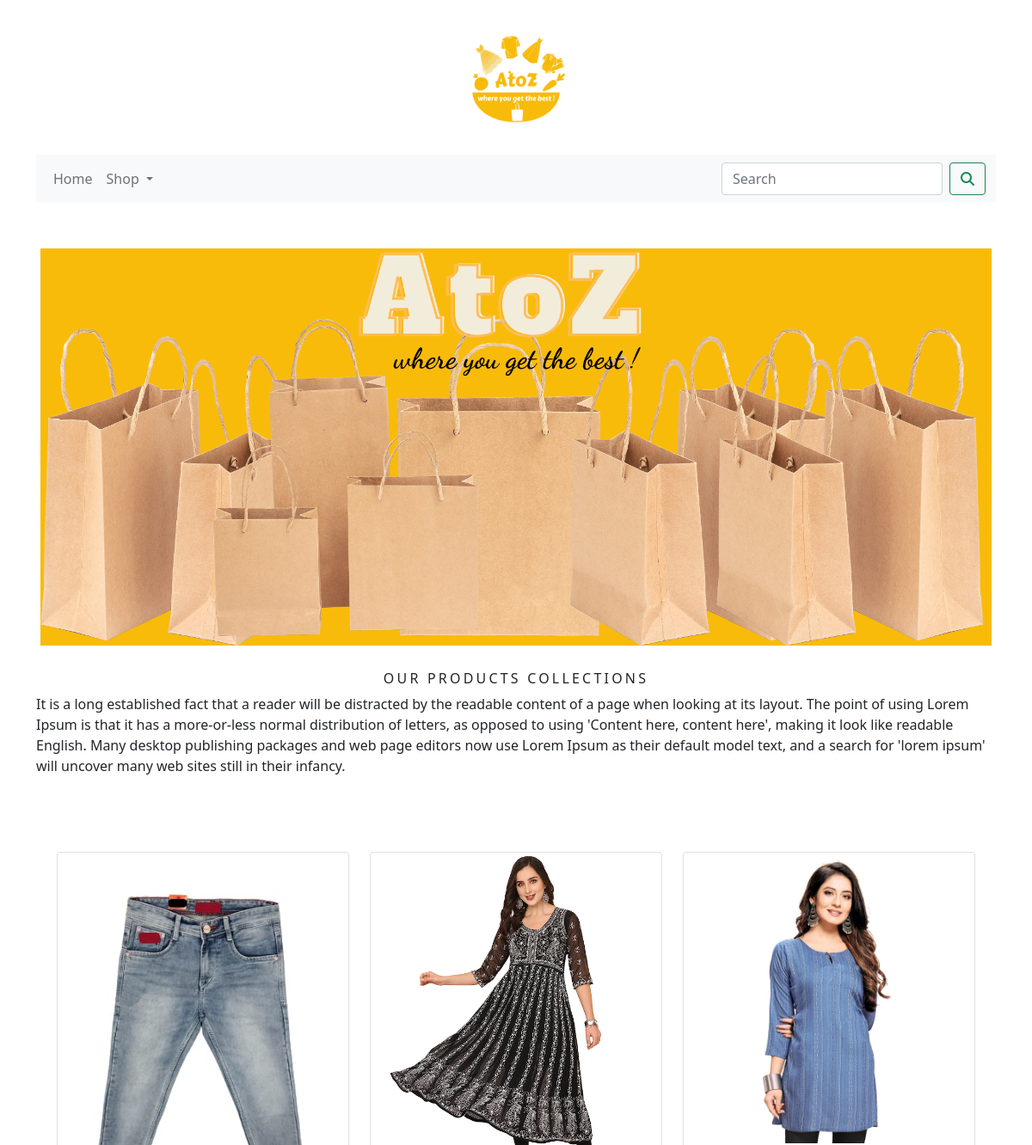
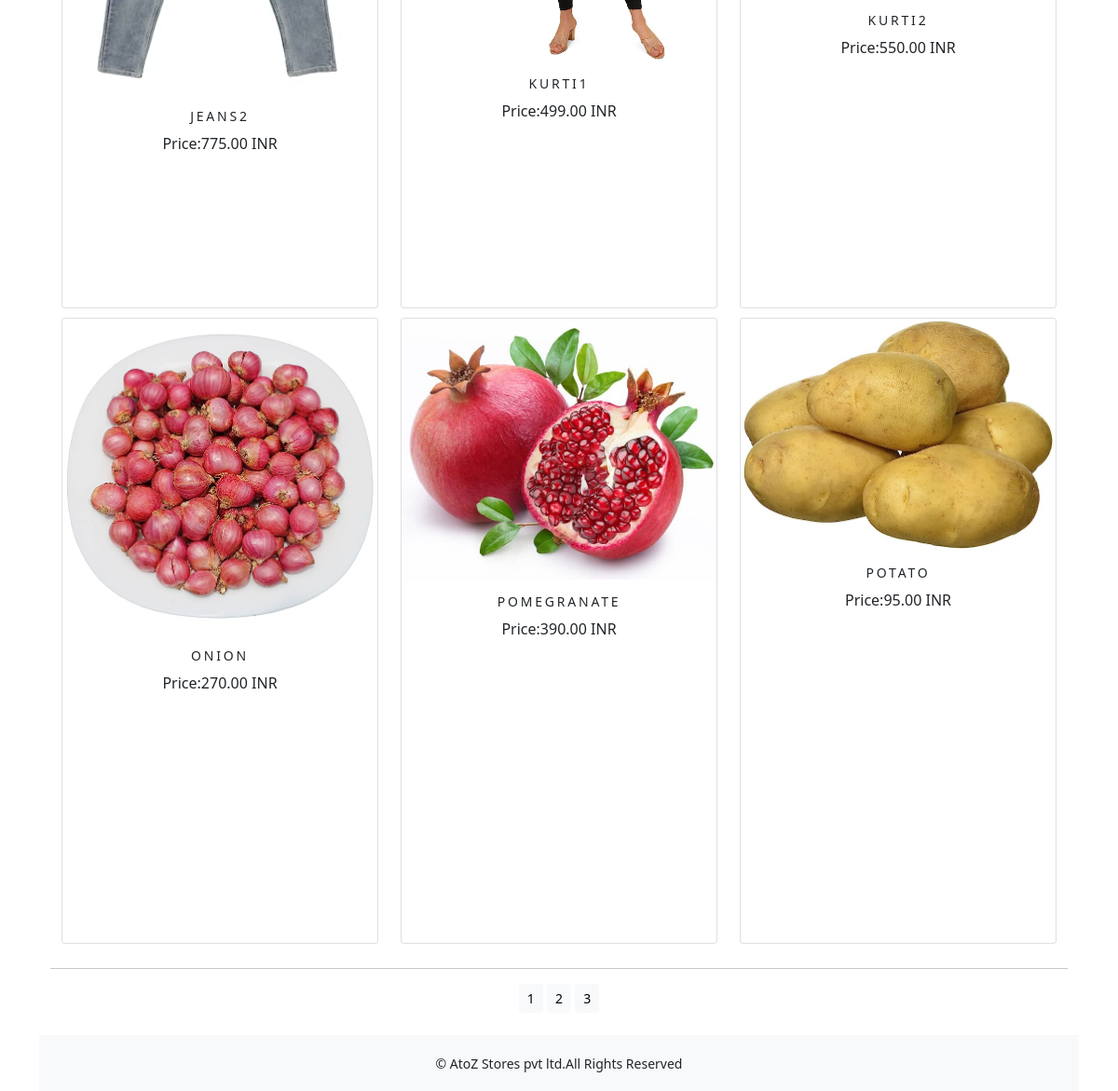
Screenshot of /shop/?page=2 with the database file from the repository (2 pictures, top to bottom).
### shop/models.py (models this page shows, shortened)
class Product(models.Model):
    name= models.CharField(max_length=250,unique=True)
    slug= models.SlugField(max_length=250,unique=True)
    desc= models.TextField(blank=True)
    price= models.DecimalField(max_digits=10,decimal_places=2)
    category= models.ForeignKey(Category,on_delete=models.CASCADE)
    image= models.ImageField(upload_to='product',blank=True)
    stock= models.IntegerField()
    available= models.BooleanField(default=True)
    created= models.DateTimeField(auto_now_add=True)
    updated= models.DateTimeField(auto_now=True)
    def get_url(self):
         return reverse('shop:prodCatDetail', args=[self.category.slug,self.slug])
    class Meta:
        ordering= ('name', )
        verbose_name= 'product'
        verbose_name_plural= 'products'

### shop/views.py (the view)
# urls.py: path('',views.allProdCat,name='allProdCat'),
def allProdCat(request,c_slug=None):
    c_page=None
    products_list=None
    if c_slug != None:
        c_page= get_object_or_404(Category,slug=c_slug)
        products_list=Product.objects.all().filter(category=c_page,available=True)
    else:
        products_list=Product.objects.all().filter(available=True)
    paginator=Paginator(products_list,6)
    try:
        page= int(request.GET.get('page','1'))
    except:
        page=1
    try:
        products=paginator.page(page)
    except(EmptyPage,InvalidPage):
        products=paginator.page(paginator.num_pages)
    return render(request,"category.html",{'category':c_page,'products':products})

### cart/context_processors.py (called while the page is built)
def counter(request):
    item_count=0
    if 'admin' in request.path:
        return {}
    else:
        try:
            cart=Cart.objects.filter(cart_id=_cart_id(request))
            cart_items=CartItem.objects.all().filter(cart=cart[:1])
            for cart_item in cart_items:
                item_count += cart_item.quantity
        except Cart.DoesNotExist:
            item_count = 0
    return dict(item_count=item_count)

### cart/views.py (called while the page is built)
def _cart_id(request):
    cart= request.session.session_key
    if not cart:
        cart= request.session.create()
    return cart

### shop/context_processors.py (called while the page is built)
def menu_links(request):
    links=Category.objects.all()
    return dict(links=links)

### shop/models.py (called while the page is built)
    def get_url(self):
        return reverse('shop:products_by_category',args=[self.slug])

### templates/category.html (shortened to what this page needs)
{% extends 'base.html' %}
{% load static %}
{% block body %}
 <div class="mx-auto">
     {% if category %}
      <img class="my_image" src="{{category.image.url}}" alt="{{category.name}}" width="1250" height="400">
     </div><br>
     <div>
         <h1 class="text-center my_title">{{category.name}}</h1>
          <p class="text-justify">{{category.desc}}</p><br><br><br>
     </div>
     {% else %}
     <div>
         <img class="my_image my_image_padding" src="{% static 'img/banner.png' %}" alt="Our Products" width="1505px;" height="500px">
      </div><br>
     <div>
         <h1 class="text-center my_title">Our Products Collections</h1>
         <p class="text-justify">It is a long established fact that a reader will be distracted by the readable content of a page when looking at its layout. The point of using Lorem Ipsum is that it has a more-or-less normal distribution of letters, as opposed to using 'Content here, content here', making it look like readable English. Many desktop publishing packages and web page editors now use Lorem Ipsum as their default model text, and a search for 'lorem ipsum' will uncover many web sites still in their infancy. </p><br><br><br>
     </div>
 {% endif %}
<div class="container">
    <div class="row mx-auto">
        {% for product in products.object_list %}
        <div class="my_bottom_margin col-9 col-sm-12 col-md-4 col-lg-4">
            <div class="card text-center" style="min-width:18rem;height:42rem;" >
                 <a href="{{product.get_url}}"><img class="card-img-top my_image" src="{{product.image.url}}" alt="{{product.name}}" ></a>
                <div class="card-body">
                    <h4>{{product.name}}</h4>
                    <p>Price:{{product.price}} INR</p><br><br><br>
                </div>
            </div>
        </div>
        {% endfor %}
    </div>
    <div class="mx-auto">
        {% if products.paginator.num_pages > 1 %}
        <hr>
        <div class="text-center">
            {% for pg in products.paginator.page_range %}
            <a href="?page={{pg}}" class="btn btn-light btn-sm {% if products.number == pg %} active {% endif %}">{{pg}}</a>
            {% endfor %}
        </div>
        {% endif %}
    </div>
</div>
{% endblock %}

### static/css/custom.css (style rules this page uses)
body { font-family: 'Roboto', sans-serif; }
.my_image { width: 100%; height: auto; }
.my_title { font-size: 16px; text-transform: uppercase; letter-spacing: .2em; }
.my_image_padding { padding: 5px; }
.my_bottom_margin { margin-bottom: 10px; }
.card-body h4 { font-size: 14px; text-transform: uppercase; letter-spacing: .2em; }

### rows the page displays
Product: image (picture), name "JEANS2", price "775.00"
Product: image (picture), name "KURTI1", price "499.00"
Product: image (picture), name "KURTI2", price "550.00"
Product: image (picture), name "ONION", price "270.00"
Product: image (picture), name "POMEGRANATE", price "390.00"
Product: image (picture), name "POTATO", price "95.00"

### other values shown
{{ pg }} "1" "2" "3"
